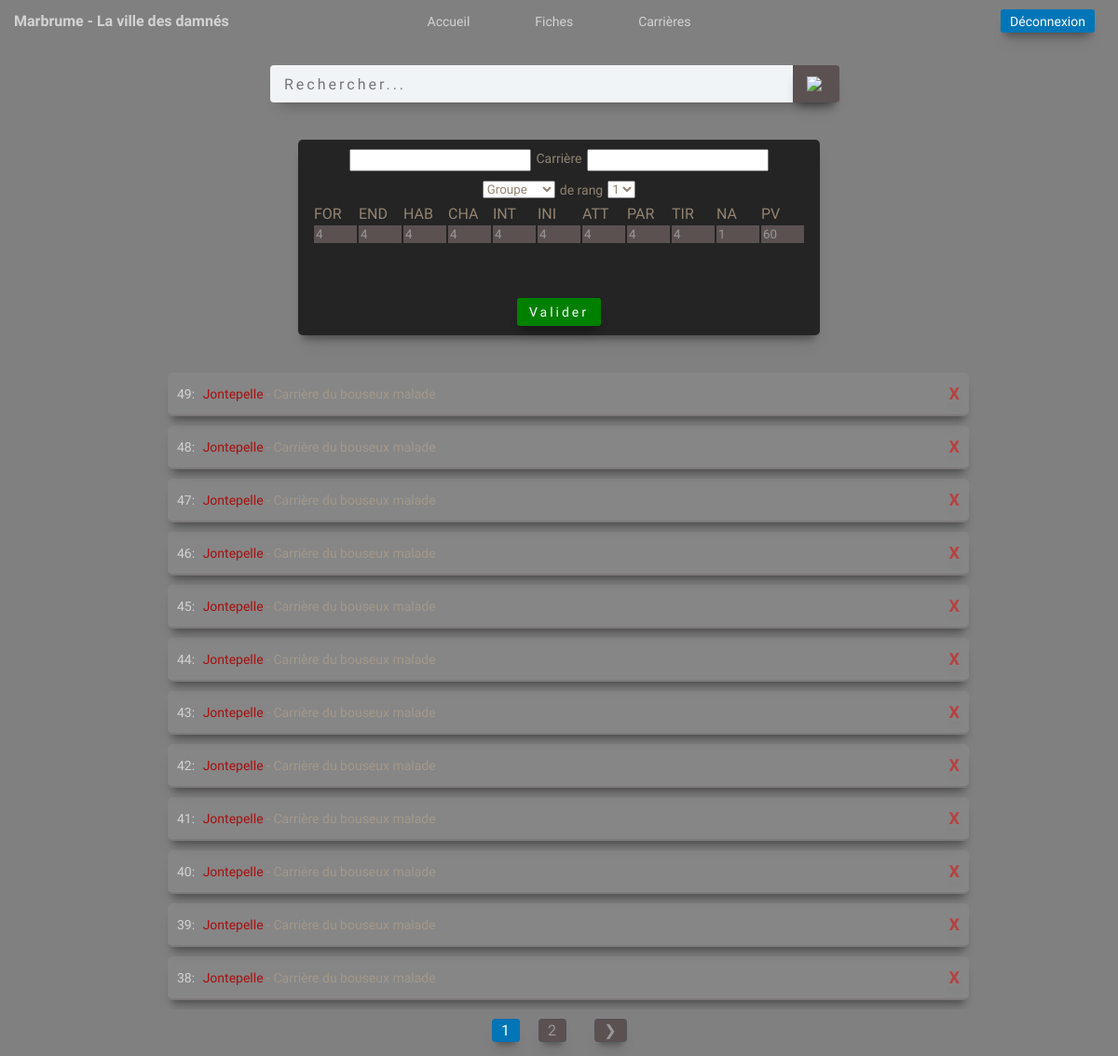
The app's page / (signed in) with its own data.
### fiches/models.py (models this page shows, shortened)
class CharacterSheet(models.Model):
    name = models.CharField(max_length=50, blank=True, null=True)
    group = models.CharField(
        max_length=50, choices=CHOICES, default='Groupe', blank=False, null=True)
    rank = models.IntegerField(blank=True, null=True)
    path = models.CharField(max_length=50, blank=True, null=True)
    For = models.IntegerField(blank=True, null=True, default=8)
    End = models.IntegerField(blank=True, null=True, default=8)
    Hab = models.IntegerField(blank=True, null=True, default=8)
    Char = models.IntegerField(blank=True, null=True, default=8)
    Int = models.IntegerField(blank=True, null=True, default=8)
    Ini = models.IntegerField(blank=True, null=True, default=8)
    Att = models.IntegerField(blank=True, null=True, default=8)
    Par = models.IntegerField(blank=True, null=True, default=8)
    Tir = models.IntegerField(blank=True, null=True, default=8)
    Na = models.IntegerField(blank=True, null=True, default=1)
    Pv = models.IntegerField(blank=True, null=True, default=60)
    created = models.TimeField(auto_now_add=True, null=True)
    class Meta:
        ordering = ['-created']

### fiches/views.py (the view)
# urls.py: path('', include('fiches.urls')),
@login_required(login_url='login')
def fiches(request):
    page_title = "Carrières Marbrume"
    form = CharacterSheetForm()
    fiches, search_query = searchFiche(request)
    custom_range, fiches = paginateFiche(request, fiches, 12)
    context = {'page_title': page_title, 'fiches': fiches,
               'form': form, 'search_query': search_query, 'custom_range': custom_range, 'url': URL}
    return render(request, 'fiches/list.html', context)

### fiches/forms.py
class CharacterSheetForm(ModelForm):
    class Meta:
        model = CharacterSheet
        fields = '__all__'

### fiches/utils.py (called while the page is built)
def searchFiche(request):
    search_query = ""
    if request.GET.get('search_query'):
        search_query = request.GET.get('search_query')
    fiches = CharacterSheet.objects.distinct().filter(
        Q(name__icontains=search_query) |
        Q(path__icontains=search_query) |
        Q(group__icontains=search_query) |
        Q(rank__icontains=search_query)
        )
    return fiches, search_query

def paginateFiche(request, fiches, results):
    page = request.GET.get('page')
    paginator = Paginator(fiches, results)
    try:
        fiches = paginator.page(page)
    except PageNotAnInteger:
        page = 1
        fiches = paginator.page(page)
    except EmptyPage:
        page = paginator.num_pages
        fiches = paginator.page(page)
    leftIndex = (int(page) - 2)
    if leftIndex < 1:
        leftIndex = 1
    rightIndex = (int(page) + 3)
    if rightIndex >  paginator.num_pages:
        rightIndex = paginator.num_pages + 1
    custom_range = range(leftIndex, rightIndex)
    return custom_range, fiches

### fiches/templates/fiches/list.html (shortened to what this page needs)
{% extends "fiches/index.html" %}
{% load static %}
{% block content %}
<div class="container">
    <div class="sheet-container">
        <form action="{% url 'add_fiche' %}" method="POST" name="sheet-form">
        <table class="sheet-table">
            <div class="sheet-table-header">
                <input type="text" name="name">
                <p> Carrière </p>
                <input type="text" name="path" name="path">
            </div>
            <div class="sheet-table-header sub">
                {{form.group}} <p>de rang</p>
                <select name="rank">
                    <option value="1">1</option>
                    </select>
            </div>
            <tr>
                <td style="border-bottom: none;">FOR</td>
                <td style="border-bottom: none;">END</td>
                <td style="border-bottom: none;">HAB</td>
                <td style="border-bottom: none;">CHA</td>
                <td style="border-bottom: none;">INT</td>
                <td style="border-bottom: none;">INI</td>
                <td style="border-bottom: none;">ATT</td>
                <td style="border-bottom: none;">PAR</td>
                <td style="border-bottom: none;">TIR</td>
                <td style="border-bottom: none;">NA</td>
                <td style="border-bottom: none;">PV</td>
            </tr>
            <tr>
                <td><input type="number" name="For" min="4" max="16" value="4"></td>
                <td><input type="number" name="End" min="4" max="16" value="4"></td>
                <td><input type="number" name="Hab" min="4" max="16" value="4"></td>
                <td><input type="number" name="Char" min="4" max="16" value="4"></td>
                <td><input type="number" name="Int" min="4" max="16" value="4"></td>
                <td><input type="number" name="Ini" min="4" max="16" value="4"></td>
                <td><input type="number" name="Att" min="4" max="16" value="4"></td>
                <td><input type="number" name="Par" min="4" max="16" value="4"></td>
                <td><input type="number" name="Tir" min="4" max="16" value="4"></td>
                <td><input type="number" name="Na" min="1" max="16" value="1"></td>
                <td><input type="number" name="Pv" min="60" max="120" value="60"></td>
            </tr>
            <div class="sheet-table-btns-grp">
            <button type="submit" class="sheet-table-btn">Valider</button>
            </div>
        </table>
    </form>
    </div>
    <div id="list-container">
        {% for fiche in fiches %}
            <div class="sheet-list-item">
                {% if fiche.group == "Habitant(e)" %}
                <a href="{% url 'charsheet' fiche.id %}"><span class="sheet-list-item-id">{{fiche.id}}:</span> <span class="peuple_c">{{fiche.name}}</span> - Carrière {{fiche.path}}</a>{% comment %} <a class="sheet-list-item-url" href="{{url}}{{fiche.id}}">{{url}}{{fiche.id}}</a> {% endcomment %}
                {% elif fiche.group == "Noble" %}
                <a href="{% url 'charsheet' fiche.id %}"><span class="sheet-list-item-id">{{fiche.id}}:</span> <span class="noble_c">{{fiche.name}}</span> - Carrière {{fiche.path}}</a>{% comment %} <a class="sheet-list-item-url" href="{{url}}{{fiche.id}}">{{url}}{{fiche.id}}</a> {% endcomment %}
                {% elif fiche.group == "Prêtre(sse)" %}
                <a href="{% url 'charsheet' fiche.id %}"><span class="sheet-list-item-id">{{fiche.id}}:</span> <span class="clerge_c">{{fiche.name}}</span> - Carrière {{fiche.path}}</a>{% comment %} <a class="sheet-list-item-url" href="{{url}}{{fiche.id}}">{{url}}{{fiche.id}}</a> {% endcomment %}
                {% elif fiche.group == "Milice(ne)" %}
                <a href="{% url 'charsheet' fiche.id %}"><span class="sheet-list-item-id">{{fiche.id}}:</span> <span class="milice_c">{{fiche.name}}</span> - Carrière {{fiche.path}}</a>{% comment %} <a class="sheet-list-item-url" href="{{url}}{{fiche.id}}">{{url}}{{fiche.id}}</a> {% endcomment %}
                {% elif fiche.group == "Banni(e)" %}
                <a href="{% url 'charsheet' fiche.id %}"><span class="sheet-list-item-id">{{fiche.id}}:</span> <span class="banni_c">{{fiche.name}}</span> - Carrière {{fiche.path}}</a>
                {% endif %}
                    <div class="crud-grp">
                        <a href="{% url 'confirm' fiche.id %}"><button class="crud" id="delete">X</button></a>
                    </div>
            </div>
        {% endfor %}
    </div>
</div>
{% include 'fiches/pagination.html' with queryset=fiches custom_range=custom_range %}
{% endblock %}

### static/styles/main.css (style rules this page uses)
* { margin: 0; padding: 0; color: #938471; transition: 250ms all; font-family: "Caudex", serif; }
a { text-decoration: none; color: inherit; }
body, html { width: 100%; height: 100%; background-image: url(../images/5aDIbZs.png); background-color: #808080; overflow: hidden; }
button, .button { border: none !important; outline: none !important; border-radius: 3px; cursor: pointer !important; box-shadow: rgb(0 0 0 / 12%) 0px 13px 15px -5px, rgb(0 0 0 / 35%) 0px 8px 8px -5px; }
.container { position: absolute; width: 100%; top: 50px; bottom: 0px; }

### static/styles/sheets.css (style rules this page uses)
.sheet-container { position: relative; left: 50%; width: 560px; height: 210px; margin-top: 100px; margin-bottom: 50px; border-radius: 5px; transform: translateX(-50%); box-shadow: rgb(0 0 0 / 12%) 0px 13px 15px -5px, rgb(0 0 0 / 35%) 0px 8px 8px -5px; background-image: url(../images/yNoKK6g.png); background-color: #242424; }
#list-container { position: absolute; width: 70%; top: 300px; left: 50%; bottom: 0px; overflow-y: auto; overflow-x: hidden; margin-top: 50px; margin-bottom: 50px; transform: translateX(-50%); padding: 0 25px 0 25px; }
.sheet-list-item { position: relative; display: flex; align-items: center; width: 100%; height: 45px; flex-direction: row; padding: 0 10px 0 10px; justify-content: space-between; border-radius: 5px; border-bottom: 2px solid rgba(92, 81, 81, 0.25); margin-bottom: 10px; font-size: 14px; background-color: rgba(250, 250, 250, 0.05); color: #a3988a !important; box-shadow: rgb(0 0 0 / 12%) 0px 13px 15px -5px, rgb(0 0 0 / 35%) 0px 8px 8px -5px; }
.sheet-list-item-id { margin-right: 5px; color: #d3d3d3; }
.crud-grp { position: relative; display: flex; align-items: center; justify-content: space-between; }
.crud-grp button { background-color: transparent; font-size: 18px; font-family: "Comic Neue", cursive; }
#delete { color: #b84040; font-weight: 700; }
.banni_c { color: #a60f0f; }

### static/styles/tables.css (style rules this page uses)
.sheet-table { position: relative; width: 560px; top: 15px; display: flex; justify-content: center; }
.sheet-table input { width: 42px; background-color: #5c5151; border: 2px solid #5c5151; color: #999999; }
.sheet-table-header { position: relative; display: flex; justify-content: center; top: 10px; }
.sheet-table-header input { margin: 0 5px 0 5px; }
.sheet-table-header input { height: 20px; }
.sheet-table-header p { position: relative; bottom: -2px; font-size: 14px !important; }
.sub { margin-top: 10px; }
.sub p { margin: 0 5px 0 5px; }
.sheet-table-btns-grp { position: absolute; display: flex; left: 50%; bottom: 10px; transform: translateX(-50%); }
.sheet-table-btn { position: relative; display: flex; align-items: center; justify-content: center; font-size: 14px; width: 90px; height: 30px; margin: 0 5px 0 5px; background-color: green; color: #ffffff !important; letter-spacing: 3px; }

### records on screen
CharacterSheet: id "49", name "Jontepelle", path "du bouseux malade"
CharacterSheet: id "48", name "Jontepelle", path "du bouseux malade"
CharacterSheet: id "47", name "Jontepelle", path "du bouseux malade"
CharacterSheet: id "46", name "Jontepelle", path "du bouseux malade"
CharacterSheet: id "45", name "Jontepelle", path "du bouseux malade"
CharacterSheet: id "44", name "Jontepelle", path "du bouseux malade"
CharacterSheet: id "43", name "Jontepelle", path "du bouseux malade"
CharacterSheet: id "42", name "Jontepelle", path "du bouseux malade"
CharacterSheet: id "41", name "Jontepelle", path "du bouseux malade"
CharacterSheet: id "40", name "Jontepelle", path "du bouseux malade"
CharacterSheet: id "39", name "Jontepelle", path "du bouseux malade"
CharacterSheet: id "38", name "Jontepelle", path "du bouseux malade"

### other values on screen
{{ page }} "1"
{{ page }} "2"
